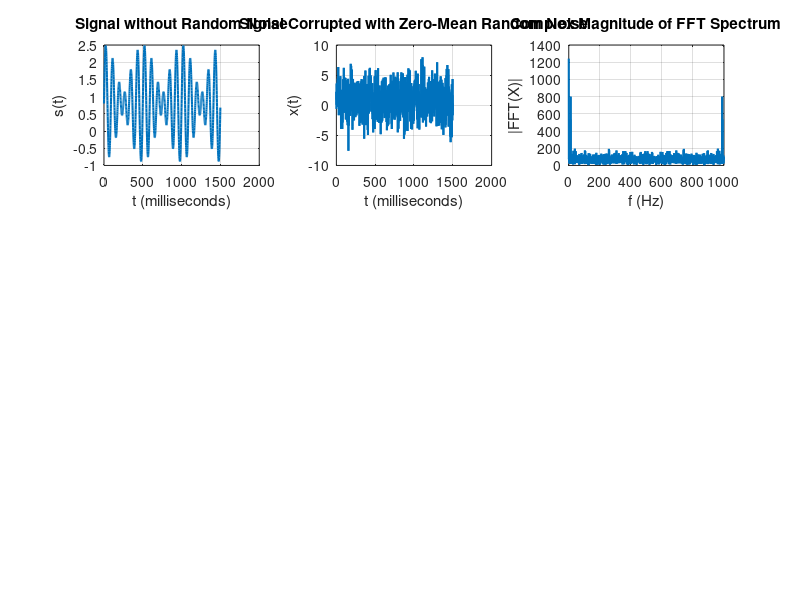

Write MATLAB code to recreate this figure. (Note: this script raises an error after producing the figure.)
clc; clear; close all;

%% **Step 1: Generate the Signal**
Fs = 1000;            % Sampling frequency                    
T = 1/Fs;             % Sampling period       
L = 1500;             % Length of signal
t = (0:L-1)*T;        % Time vector

% Construct a signal with multiple frequency components
S = 0.8 + 0.7*sin(2*pi*10*t) + sin(2*pi*12*t);

% Plot the clean signal
figure;
subplot(3, 3, 1);
plot(1000*t, S, 'LineWidth', 1.5);
title("Signal without Random Noise");
xlabel("t (milliseconds)");
ylabel("s(t)");
grid on;

%% **Step 2: Add Noise**
X = S + 2*randn(size(t));  % Add random noise

subplot(3, 3, 2);
plot(1000*t, X, 'LineWidth', 1.5);
title("Signal Corrupted with Zero-Mean Random Noise");
xlabel("t (milliseconds)");
ylabel("x(t)");
grid on;

%% **Step 3: Compute the FFT and Plot Its Magnitude**
Y = fft(X);
freqs = Fs/L*(0:L-1);  % Frequency axis

subplot(3, 3, 3);
plot(freqs, abs(Y), 'LineWidth', 1.5);
title("Complex Magnitude of FFT Spectrum");
xlabel("f (Hz)");
ylabel("|FFT(X)|");
grid on;

%% **Step 4: Compute the DTFT**
[X_dtft, omega] = dtft(X);  % Convert signal to DTFT domain

subplot(3, 3, 4);
magPlot(X_dtft, subplotMode=true, omega=omega);  % Plot DTFT magnitude
title("Magnitude of X(e^{j\omega})");

%% **Step 5: Design and Apply Low-Pass Filter**
H4 = bestLowPassFilter(X_dtft, thresholdGain=0.25);  % Automatically determine cutoff

subplot(3, 3, 5);
magPlot(H4, subplotMode=true);
title("Magnitude of H4(e^{j\omega}) - Low-Pass Filter");

X_filtered = applyFilter(X_dtft, H4, applyOutlierRemoval=false);  % Apply low-pass filter

subplot(3, 3, 6);
magPlot(X_filtered, subplotMode=true);
title("Filtered DTFT Spectrum");

%% **Step 6: Convert back to time domain**

X_ifft = idtft(X_filtered);  % Convert filtered signal back to time domain 

subplot(3, 3, 7);
plot(1000*t, real(X_ifft), 'LineWidth', 1.5);
title("Signal with Random Noise Filtered");
xlabel("t (milliseconds)");
ylabel("x\_filtered(t)");
grid on;

%% **Step 7: Optionally remove low magnitude frequencies for better resolution
X_filtered(abs(X_filtered) < 0.3) = 0;

subplot(3, 3, 8);
magPlot(X_filtered, subplotMode=true);
title("Gated DTFT Spectrum");

X_ifft = idtft(X_filtered);  % Convert filtered signal back to time domain 

subplot(3, 3, 9);
plot(1000*t, X_ifft, 'LineWidth', 1.5);
title("Signal with Spectral Gating");
xlabel("t (milliseconds)");
ylabel("x\_filtered(t)");
grid on;